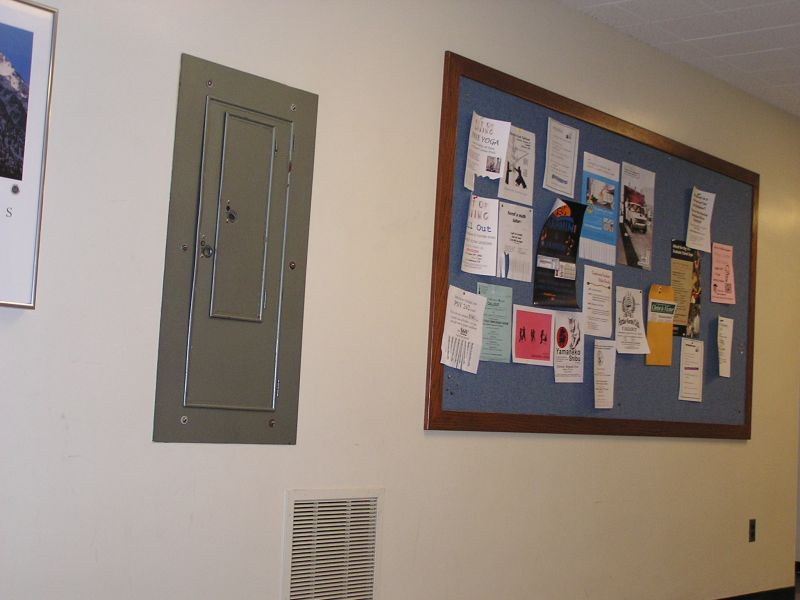
#> input picture ece-661/hw1/python/ver1/images/before.jpg, 800 x 600 px
$ python hw1.py --output out.png --input images/before.jpg
#> lines starting #> are read from the running program, lines starting #| are printed output that depends on the picture; after the words box and inside, x2 and y2 are one past the last pixel; in counts of white or black regions, pixels touching at a corner belong together
import cv2
import argparse

import numpy as np

def main():

    parser = argparse.ArgumentParser(description='Program to remove projective transformations from an image')
    parser.add_argument('-o', '--output', action='store', dest='output_path', required=True, help='input file')
    parser.add_argument('-i', '--input',  action='store', dest='input_path',  required=True, help='output file')
    args = parser.parse_args()

    print('\nRemoving distortion from {}...\n'.format(args.input_path))

    input_img = cv2.imread(args.input_path)
#> input_img is the input picture: shape (600, 800, 3); mean B, G, R 125.8, 135.9, 148.6
    image_info = get_image_info(input_img)
#> image_info = {'width': 600, 'height': 800, 'channels': 3}
    print('Input image is a {}-channel {}x{} image'
        .format(image_info['channels'], image_info['width'], image_info['height']))
#| Input image is a 3-channel 600x800 image

    # Conduit Box
    # im_rect_pts = {
    #     'ul' : (182, 55),
    #     'ur' : (316, 96),
    #     'bl' : (154, 440),
    #     'br' : (296, 442)
    # }

    im_rect_pts = {
        'ul' : (450, 55),
        'ur' : (760, 175),
        'bl' : (430, 430),
        'br' : (748, 440)
    }

    im_corner_vectors = {
        'ul' : np.transpose(np.array([im_rect_pts['ul'][0], im_rect_pts['ul'][1],  1])),
        'ur' : np.transpose(np.array([im_rect_pts['ur'][0], im_rect_pts['ur'][1],  1])),
        'bl' : np.transpose(np.array([im_rect_pts['bl'][0], im_rect_pts['bl'][1], 1])),
        'br' : np.transpose(np.array([im_rect_pts['br'][0], im_rect_pts['br'][1], 1]))
    }

    print('\nCorner Points as Vectors: ')
    for k, v in im_corner_vectors.items():
        print('{}: {}, shape: {}'.format(k,v, v.shape))

    '''
             D
         -------->
        ^         ^
       A|         |C
        |         |
         -------->
             B
    '''

    vec_a = np.cross(im_corner_vectors['bl'],im_corner_vectors['ul'])
    vec_b = np.cross(im_corner_vectors['bl'],im_corner_vectors['br'])
    vec_c = np.cross(im_corner_vectors['br'],im_corner_vectors['ur'])
    vec_d = np.cross(im_corner_vectors['ul'],im_corner_vectors['ur'])

    ver_van_pt = np.cross(vec_a, vec_c)
    hor_van_pt = np.cross(vec_b, vec_d)

    van_line = np.cross(ver_van_pt, hor_van_pt)
    print('Vanishing line: {}, shape: {}'.format(van_line, van_line.shape))

    # Manual
    homography = np.identity(len(van_line))
    homography[-1,:] = van_line

    h_inv = np.linalg.inv(homography)
    h_tran_inv = np.transpose(np.linalg.inv(homography))
    h_inv_tran = np.linalg.inv(np.transpose(homography))

    h_attempts = [homography, h_inv, h_tran_inv, h_inv_tran]

    # OpenCV Auto
    new_origin = [400, 300]
    x_scale = 450
    y_scale = 300

    image_points = np.float32([value[0:2] for key, value in im_corner_vectors.items()])
    world_points = np.float32([
        new_origin,
        [new_origin[0]+x_scale, new_origin[1]],
        [new_origin[0], new_origin[1]+y_scale],
        [new_origin[0]+x_scale, new_origin[1]+y_scale]
    ])
    auto_perspective = cv2.getPerspectiveTransform(image_points, world_points)
    auto_homography = cv2.findHomography(image_points, world_points)

    translate_h = np.array([
        [1, 0, 100],
        [0, 1, 100],
        [0, 0, 1]
    ]).astype(np.float32)

    w = input_img.shape[1]
#> w = 800
    h = input_img.shape[0]
#> h = 600

    plot_im_corners(input_img, im_rect_pts)
#> in plot_im_corners, `cv2.circle( input_img, center=rect_points['ul'], radius=3, color=(255,..`: input_img: shape (600, 800, 3); 0.02% of pixels changed, all inside (x1, y1, x2, y2) = (445, 50, 456, 61)
#> in plot_im_corners, `cv2.circle( input_img, center=rect_points['ur'], radius=3, color=(255,..`: input_img: shape (600, 800, 3); mean B, G, R 125.9, 135.8, 148.6
#> in plot_im_corners, `cv2.circle( input_img, center=rect_points['bl'], radius=3, color=(255,..`: input_img: shape (600, 800, 3); mean B, G, R 125.9, 135.8, 148.6
#> in plot_im_corners, `cv2.circle( input_img, center=rect_points['br'], radius=3, color=(255,..`: input_img: shape (600, 800, 3); mean B, G, R 125.9, 135.8, 148.6
    plot_im_edges(input_img, im_rect_pts)

    cv2.imshow('Input Image', input_img)
    cv2.waitKey(0)
    cv2.destroyAllWindows()

    output_shape = (w*2, h*2)
#> output_shape = (1600, 1200)
    output_img = cv2.warpPerspective(
        input_img,
        M=auto_perspective,
        dsize=output_shape
    )
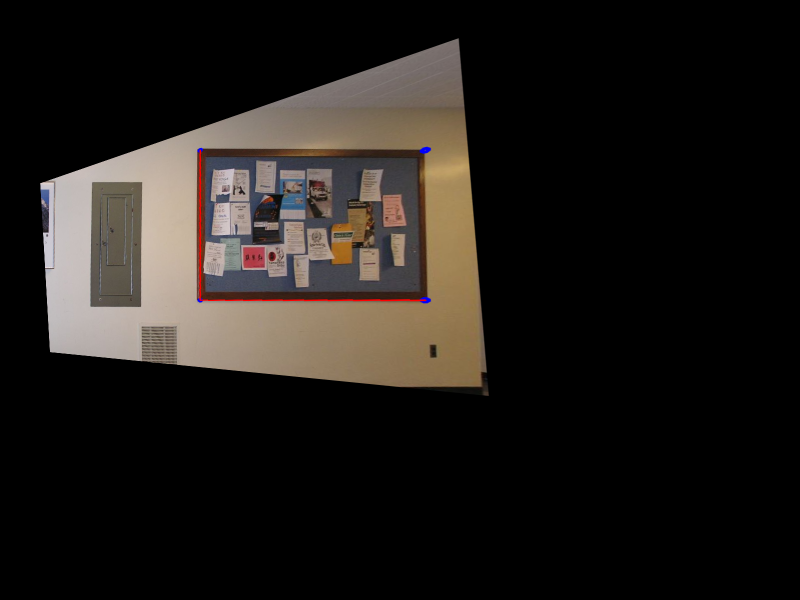
#> output_img: shape (1200, 1600, 3) (shown at 1/2 size); mean B, G, R 25.3, 28.6, 32.5
    output_img = cv2.warpPerspective(
        output_img,
        M=translate_h,
        dsize=output_shape
    )
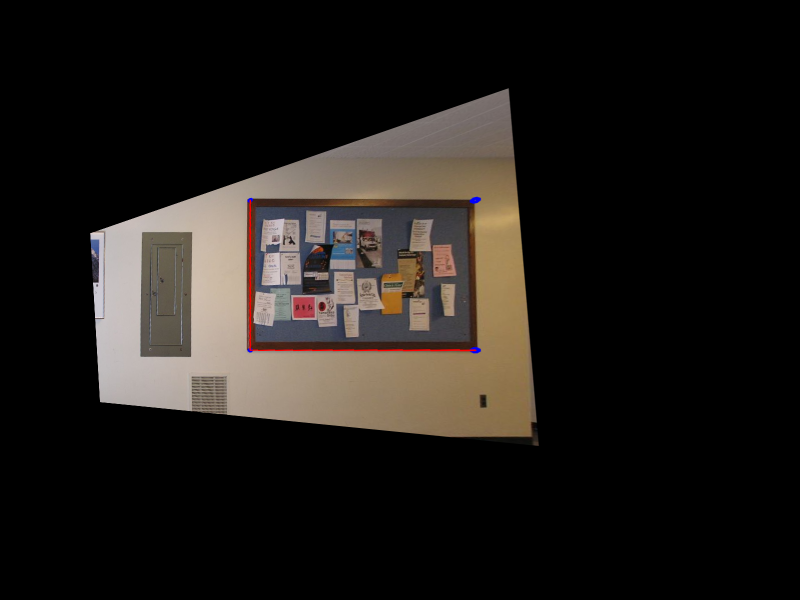
#> output_img: shape (1200, 1600, 3) (shown at 1/2 size); mean B, G, R 25.3, 28.6, 32.5

    cv2.imshow('Output Image', output_img)
    cv2.waitKey(0)
    cv2.destroyAllWindows()

def plot_im_edges(input_img, rect_points):

    line_1 = cv2.line(
        input_img,
        pt1=rect_points['bl'],
        pt2=rect_points['ul'],
        color=(0,0,255),
        thickness=2
    )

    line_2 = cv2.line(
        input_img,
        pt1=rect_points['bl'],
        pt2=rect_points['br'],
        color=(0,0,255),
        thickness=2
    )

def plot_im_corners(input_img, rect_points):

    cv2.circle(
        input_img,
        center=rect_points['ul'],
        radius=3,
        color=(255,0,0),
        thickness=3
    )

    cv2.circle(
        input_img,
        center=rect_points['ur'],
        radius=3,
        color=(255,0,0),
        thickness=3
    )

    cv2.circle(
        input_img,
        center=rect_points['bl'],
        radius=3,
        color=(255,0,0),
        thickness=3
    )

    cv2.circle(
        input_img,
        center=rect_points['br'],
        radius=3,
        color=(255,0,0),
        thickness=3
    )


def get_image_info(input_img):

    image_info = {
        'width':  input_img.shape[0],
        'height': input_img.shape[1],
        'channels': input_img.shape[2]
    }

    return image_info

if __name__ == '__main__':
    main()
